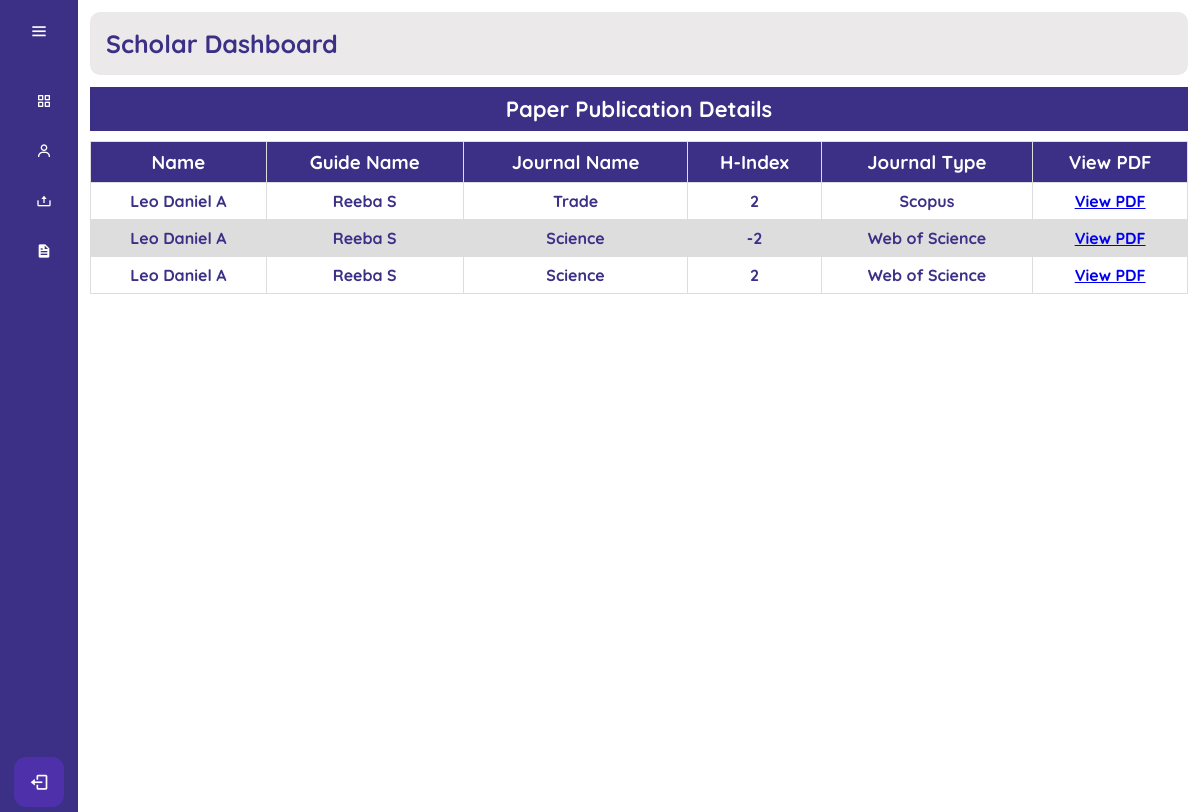
Page /SD/view.php on the earlier database version.
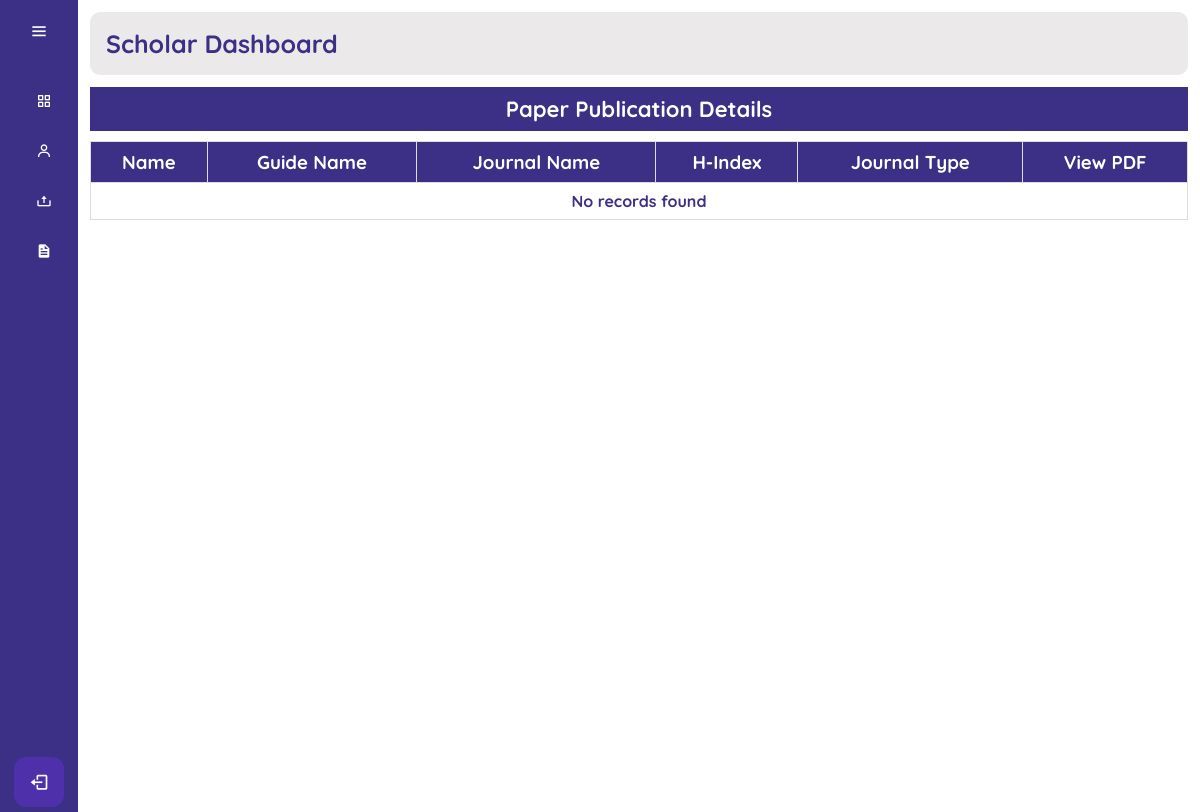
Same page on the later database version.
### tables this page shows
CREATE TABLE IF NOT EXISTS `journal_details` (
  `Name` varchar(50) NOT NULL,
  `GuideName` varchar(50) NOT NULL,
  `JournalName` varchar(50) NOT NULL,
  `HIndex` int NOT NULL,
  `JournalType` varchar(100) NOT NULL,
  `PaperTitle` varchar(50) NOT NULL,
  `ImpactFactor` varchar(50) NOT NULL,
  `IssueDate` date NOT NULL,
  `Authors` varchar(50) NOT NULL,
  `file` blob NOT NULL
);

### SD/view.php (the view, shortened to what this page needs)
<!DOCTYPE html>
<html lang="en" dir="ltr">
<head>
    <link rel="stylesheet" href="dstyle.css">
</head>
<body>
    <?php include "dashboard.php"; ?>
    <div class="viewfile">
        <div class="viewfile_1">
            <header>Paper Publication Details</header>
            <table border="1">
                <tr>
                    <th>Name</th>
                    <th>Guide Name</th>
                    <th>Journal Name</th>
                    <th>H-Index</th>
                    <th>Journal Type</th>
                    <th>View PDF</th>
                </tr>
                <?php
                include("../database/dbase.php");
                $sql = "SELECT Name, GuideName, JournalName, HIndex, JournalType, file FROM journal_details";
                $result = mysqli_query($cn, $sql);
                if (mysqli_num_rows($result) > 0) {
                    while ($row = mysqli_fetch_assoc($result)) {
                        echo "<tr>";
                        echo "<td>" . $row["Name"] . "</td>";
                        echo "<td>" . $row["GuideName"] . "</td>";
                        echo "<td>" . $row["JournalName"] . "</td>";
                        echo "<td>" . $row["HIndex"] . "</td>";
                        echo "<td>" . $row["JournalType"] . "</td>";
                        echo "<td><a href='" . $row["file"] . "' target='_blank'>View PDF</a></td>";
                        echo "</tr>";
                    }
                } else {
                    echo "<tr><td colspan='6'>No records found</td></tr>";
                }
                ?>
            </table>
        </div>
    </div>
</body>
</html>

### SD/dashboard.php (shortened to what this page needs)
<!DOCTYPE html>
<html lang="en">
<head>
    <link href='https://unpkg.com/boxicons@2.1.4/css/boxicons.min.css' rel='stylesheet'>
    <link rel="stylesheet" href="dstyle.css"/>
    <link rel="stylesheet" href="https://unicons.iconscout.com/release/v4.0.0/css/line.css">
</head>
<body>
 <div class="sidebar">
    <div class="logo_content">
        <i class="bx bx-menu" id="btn"></i>
    </div>
    <ul class="nav_list">
        <li>
            <a href="index.php">
                <i class="bx bx-grid-alt"></i>
            </a>
        </li>
        <li>
            <a href="profile.php">
                <i class="bx bx-user"></i>
            </a>
        </li>
        <li>
            <a href="uploadfile.php">
            <i class='bx bx-upload' ></i>
            </a>
        </li>
        <li>
            <a href="view.php">
            <i class='bx bxs-file'></i>
            </a>
        </li>
    </ul>
    <div class="profile_content">
        <div class="profile">
            <a href="../Login/logout.php">
            <i class="bx bx-log-out" id="log_out"></i>
            </a>
        </div>
    </div>
 </div>
 <div class="home_content">
    <div class="text"><h4>Scholar Dashboard</h4></div>
 </div>
</body>
</html>

### SD/dstyle.css (style rules this page uses)
* { margin: 0; padding: 0; box-sizing: border-box; font-weight: bold; font-family: 'Quicksand', sans-serif; }
body { position: relative; min-height: 100vh; width: 100%; overflow: auto; }
.sidebar { position: fixed; top: 0; left: 0; height: 100%; width: 78px; background: #3B3086; padding: 6px 14px; transition: all 0.5s ease; }
.sidebar #btn { position: absolute; color: #fff; left: 50%; top: 6px; font-size: 20px; height: 50px; width: 50px; text-align: center; line-height: 50px; transform: translateX(-50%); }
.sidebar ul { margin-top: 20px; }
.sidebar ul li { position: relative; height: 50px; width: 100%; margin: 0 5px; list-style: none; line-height: 50px; }
.sidebar ul li a { color: #fff; font-weight: bold; display: flex; align-items: center; text-decoration: none; transition: all 0.3s ease; border-radius: 12px; white-space: nowrap; }
.sidebar ul li i { height: 50px; min-width: 50px; border-radius: 12px; line-height: 50px; text-align: center; }
.sidebar .profile_content { position: absolute; color: #fff; bottom: 0; left: 0; width: 100%; }
.sidebar .profile_content .profile { position: relative; padding: 10px 6px; height: 60px; background: none; transition: all 0.3s ease; }
.profile a { color: #fff; }
.profile #log_out { position: absolute; left: 50%; bottom: 5px; transform: translateX(-50%); min-width: 50px; line-height: 50px; font-size: 20px; border-radius: 12px; text-align: center; transition: all 0.3s ease ; background: #4E31AA; }
.home_content { position: relative; height: 100%; width: calc(100% - 78px); left: 78px; transition: all 0.5s ease; }
.home_content .text { background: #ebe9e9; padding: 1rem; border-radius: 10px; font-size: 25px; font-weight: 500; color: #3B3086; margin: 12px; }

### SD/view.php (style rules this page uses)
body { position: relative; font-family: Arial, sans-serif; }
header { text-align: center; font-size: 22px; background-color: #3B3086; color: white; padding: 8px; }
table { width: 100%; border-collapse: collapse; margin-top: 10px; }
th, td { border: 1px solid #ddd; padding: 8px; text-align: center; }
th { font-size: 14pt; background-color: #3B3086; text-align: center; color: white; }
tr:nth-child(odd) { background-color: #ddd; }
.viewfile { position: relative; height: 500px; width: calc(100% - 78px); left: 78px; transition: all 0.5s ease; }
.viewfile .viewfile_1 { border-radius: 10px; font-weight: bold; color: #3B3086; margin: 12px; }

Differences in the rows shown:
removed journal_details: Name "Leo Daniel A", GuideName "Reeba S", JournalName "Trade", HIndex "2", JournalType "Scopus"
removed journal_details: Name "Leo Daniel A", GuideName "Reeba S", JournalName "Science", HIndex "-2", JournalType "Web of Science"
removed journal_details: Name "Leo Daniel A", GuideName "Reeba S", JournalName "Science", HIndex "2", JournalType "Web of Science"
Other differences:
text now shown: "No records found"
